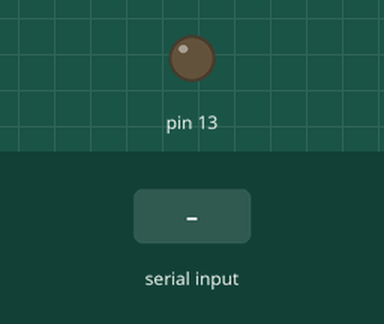
This sketch was run on a simulated Arduino Uno, built with avr-gcc and run on an emulated ATmega328P. On the bench: output pins drawn as LEDs (lit = HIGH). The inputs (shaded band) are chosen by the test bench.

Above: at 1.2 s.
1.3 s: "w" received over Serial
At 1.8 s:
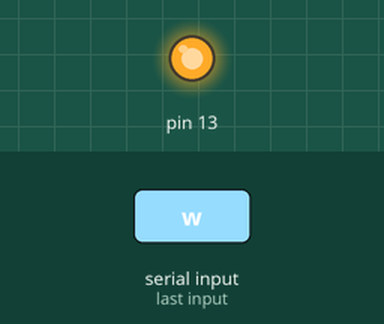
2.8 s: "z" received over Serial
At 4.2 s:
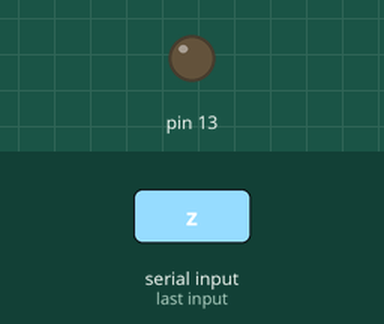
Timing chart, 0 to 5.8 s (numbered marks = the images above; inputs shaded):
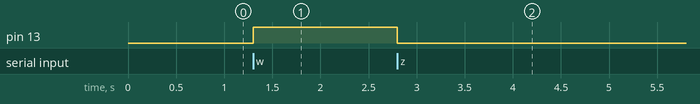

The sketch:

control_keyboard.ino
```cpp
void setup(void)
{
pinMode(13, OUTPUT);

Serial.begin(19200); //Set Baud Rate
}

void loop() {
  int x,delay_en;
  char val;
  while(1) {
  val = Serial.read();
    if(val!=-1) {
      switch(val) {

      case 'w'://Move back
      digitalWrite(13,HIGH);

      break;

      case 'z'://move ahead
      digitalWrite(13,LOW);

      break;


      }
    }
  }
}
```

Measured:
- after the input at 1.3 s, pin 13: LOW → HIGH at once
- after the input at 2.8 s, pin 13: HIGH → LOW at once
